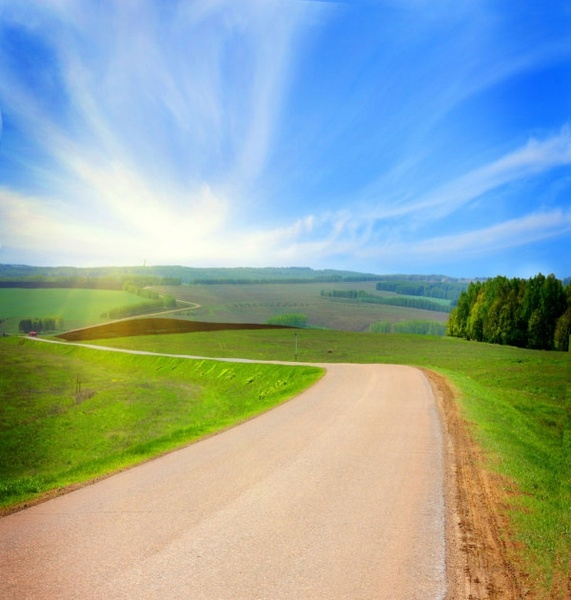
#> input picture scene.jpg, 571 x 600 px
$ python KMeans.py
#> lines starting #> are read from the running program, lines starting #| are printed output that depends on the picture
import numpy as np
import matplotlib.pyplot as plt
import cv2
from sklearn.cluster import KMeans

im=cv2.imread('scene.jpg') #selecting th required image
#> im is the input picture: shape (600, 571, 3); mean B, G, R 162, 168.3, 147.5
im=cv2.cvtColor(im,cv2.COLOR_BGR2RGB)# convert image from BGR to RGB
orig=im.shape
#> orig = (600, 571, 3)

all=im.reshape(600*571,3) #array from 3D to 2D
km=KMeans(n_clusters=4) # n_clusters is for extracting the number of dominant colors

km.fit(all)
centers=km.cluster_centers_
centers=np.array(centers, dtype='uint8')

plt.figure(0,figsize=(8,2))

new_img=np.zeros((600*571,3),dtype='uint8')# initializing a new image with 0x0x0 array

for ix in range(new_img.shape[0]):
    new_img[ix]=centers[km.labels_[ix]]#filling the pixels accordingly
new_img=new_img.reshape(orig)
plt.imshow(new_img)
plt.show()
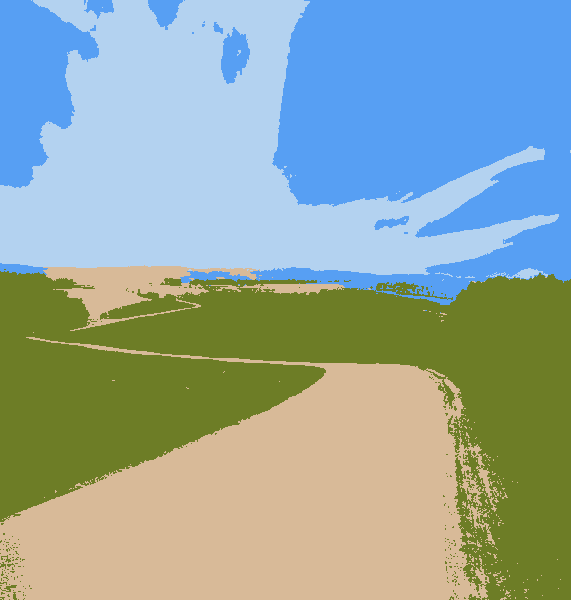
#> shown: shape (600, 571, 3); mean R, G, B 147.1, 168, 161.3
